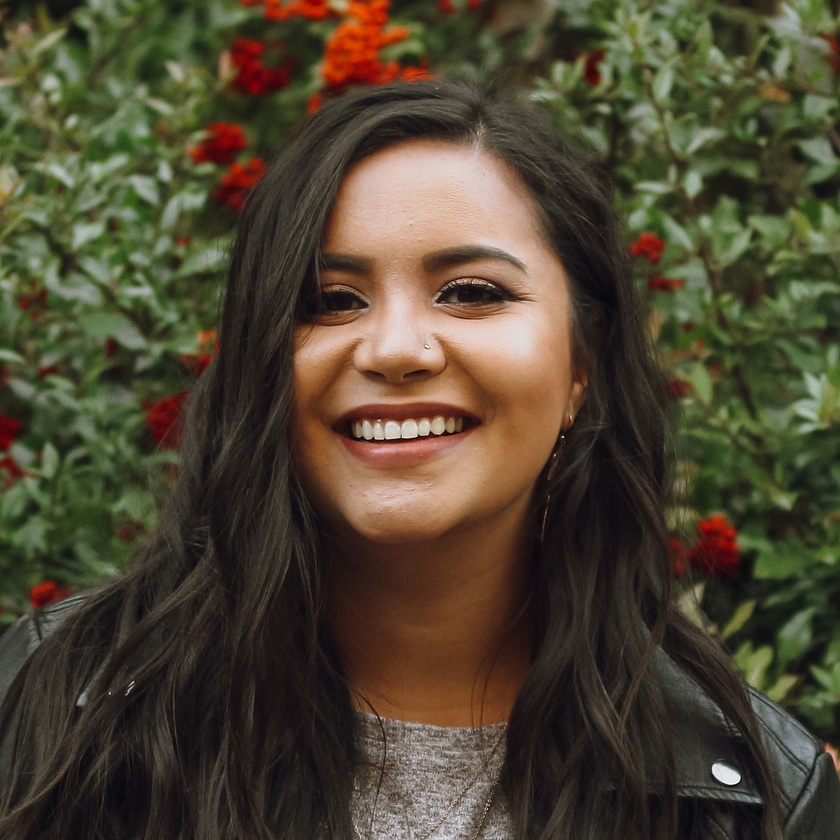
#> input picture Image_Processor_Files/Ellen-17_Fotor.jpg, 840 x 840 px, shrunk from 1200 x 1200 before the run
$ python contours.py --image_file Ellen-17_Fotor.jpg --threshold 100
#> lines starting #> are read from the running program, lines starting #| are printed output that depends on the picture; after the words box and inside, x2 and y2 are one past the last pixel; in counts of white or black regions, pixels touching at a corner belong together
from argparse import ArgumentParser
#from image_to_gcode.image_to_gcode import ImageToGcode

import cv2
import numpy as np

def create_args():
    parser = ArgumentParser()

    parser.add_argument("--image_file", type=str, required=True)
    parser.add_argument("--threshold", type=int, required=True)
    parser.add_argument("--scale", type=float, default=None, required=False)

    return parser.parse_args()

def main(image_file, threshold, scale=None):
#> called with image_file = 'Ellen-17_Fotor.jpg', threshold = 100
    image = cv2.imread(image_file)
#> image is the input picture: shape (840, 840, 3); mean B, G, R 50.3, 69.2, 77.9
    image_gray = cv2.cvtColor(image, cv2.COLOR_BGR2GRAY)
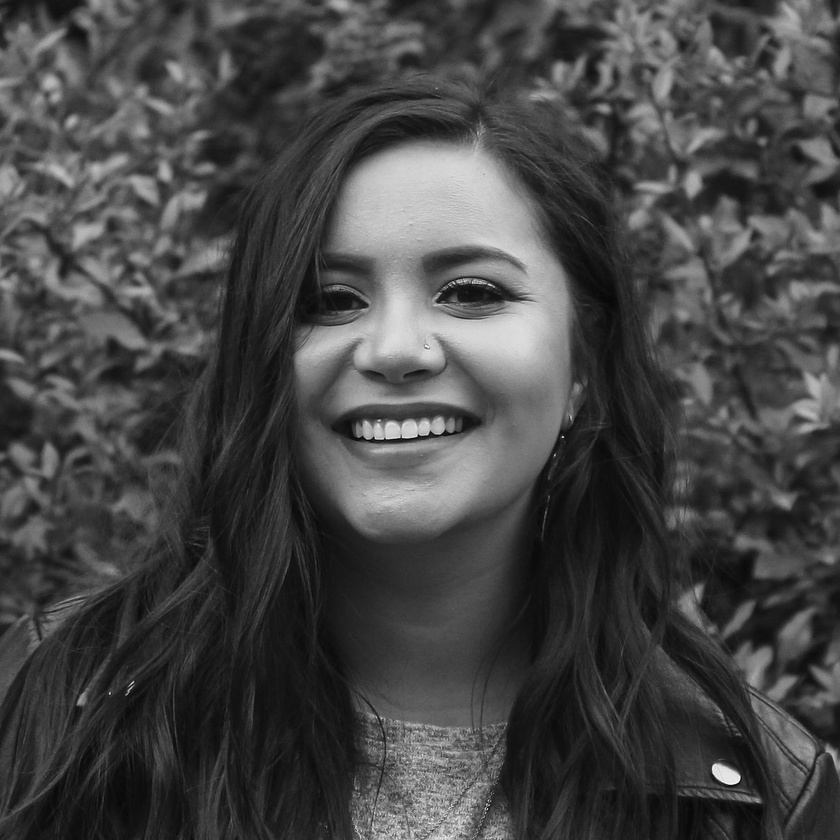
#> image_gray: shape (840, 840); min 4, max 255, mean 69.6
    numpy_array = np.ones_like(image_gray) * 255

    ret, thresh = cv2.threshold(image_gray, threshold, 255, 0)
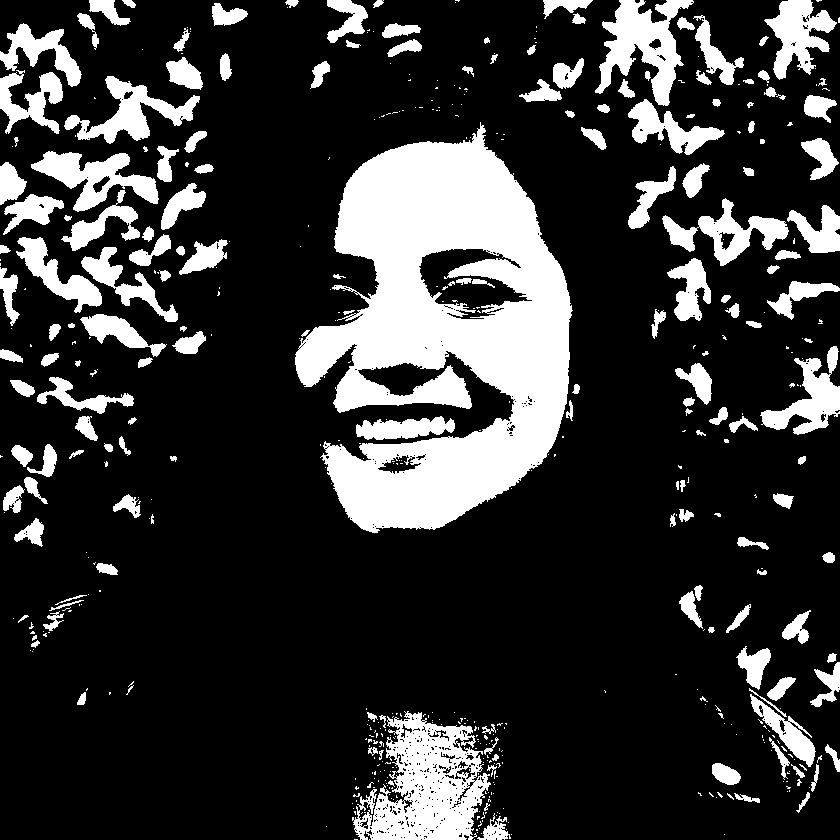
#> thresh: shape (840, 840); 20.8% white; 515 white regions (343 under 20 px)
#> ret = 100

    contours, hierarchy = cv2.findContours(thresh, cv2.RETR_TREE, cv2.CHAIN_APPROX_SIMPLE)
#> contours = 1030 contours, 853 with area under 20; largest, box (x1, y1, x2, y2) and area: (295, 122, 573, 533) 67192, (352, 711, 491, 840) 10728, (595, 0, 694, 106) 4568, (418, 248, 533, 320) 4235, (31, 151, 159, 212) 3293

   # print(contours)
  #  print(numpy_array)

    cv2.drawContours(numpy_array, contours, -1, (0,0,0), -1)
#> numpy_array: shape (840, 840); 79.2% white; 515 black regions (343 under 20 px), largest, box (x1, y1, x2, y2) and area: (295, 122, 573, 533) 63814, (352, 711, 491, 840) 10044, (595, 0, 694, 106) 4753

    cv2.imwrite("preview_contour.jpg", 255-numpy_array) #invert pixel map b->w

    offsets = [[0, 0],
               [30.5, 0.1],
               [0, 0],
               [0, 0]]

if __name__ == '__main__':
    args = create_args()
    main(args.image_file, args.threshold, args.scale)
